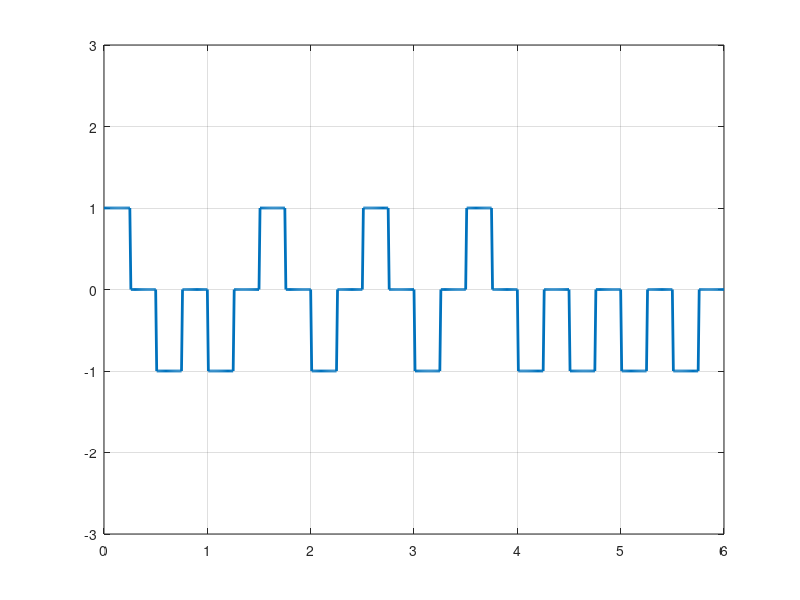

Write MATLAB code to recreate this figure.
clear;
bits = [0,1,1,0,1,0,1,0,1,1,1,1];


amp=1;
tmp=amp;
bit =length(bits);
bit_rate = 2;
Time=bit/bit_rate;
sampling_frequency=100;
in=1;

for i=1:length(bits)
  if bits(i)==0
    amplitude(in)= amp;
    amplitude(in+1)=0;
  else
    amplitude(in)=-amp;
    amplitude(in+1)=0;
  endif
  in=in+2;
endfor
bit_rate=bit_rate*2;
time=0:1/sampling_frequency:Time;
x=1;
for i=1:length(time)
  y_value(i)=amplitude(x);
  if time(i)*bit_rate>=x
    x=x+1;
  endif
endfor

plot(time,y_value,'Linewidth', 2);
axis([0 Time -3 3]);
grid on;

%demodulation

i=1;
in=1;
st=1;
for j=1:length(time)
  if time(j)*bit_rate>=i
    if mod(in,2)==1
      if y_value(j)==amp
        ans_bits(st)=0;
      else
        ans_bits(st)=1;
      endif
      st=st+1;
    endif
    i=i+1;
    in=in+1;
  endif
endfor

disp(bits);
disp('Demodulation:');
disp(ans_bits);
